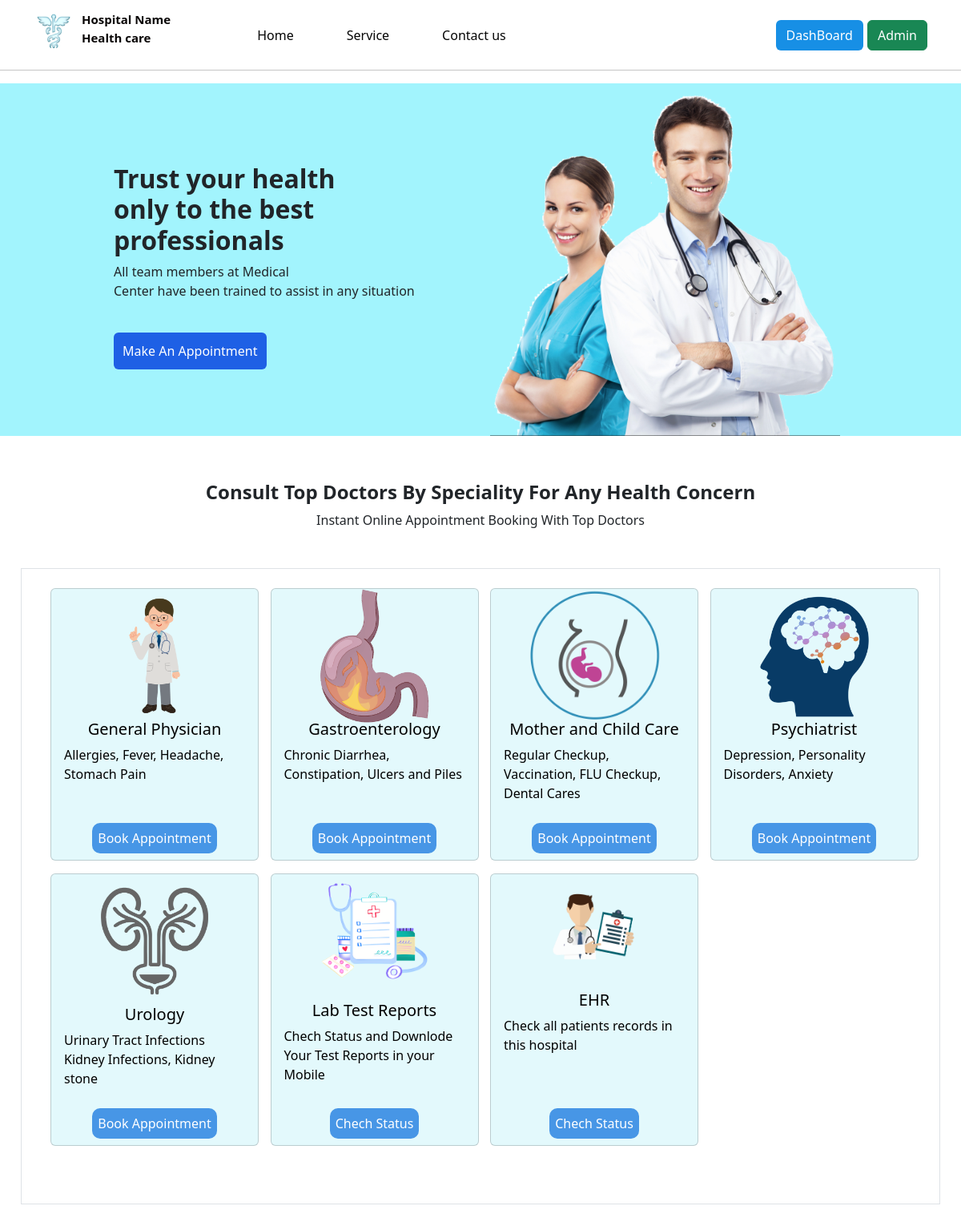
The page / on the database its author committed.
### home/models.py (models this page shows, shortened)
class Catagory(models.Model):
    type = models.CharField(max_length = 150, null=False, blank = False)
    image = models.ImageField(upload_to=getFileName,null=True,blank=True)
    description=models.TextField(max_length=500,null=False,blank=False)
    avelable=models.BooleanField(default=False,help_text="0-show,1-Hidden")
    status=models.BooleanField(default=False,help_text="0-show,1-Hidden")
    created_at=models.DateTimeField(auto_now_add=True)

### home/views.py (the view)
# urls.py: 2. Add a URL to urlpatterns:  path('', views.home, name='home')
def home(request):
    catagory=Catagory.objects.filter(status=0)
    return render(request, "index.html", {"catagory": catagory})

### home/templates/index.html (shortened to what this page needs)
<!DOCTYPE html>
<html lang="en">
<head>
    {% include 'header.html' %}
    <link href="https://unpkg.com/aos@2.3.1/dist/aos.css" rel="stylesheet">
</head>
<body>
    {% load static %}
    {% include 'navbar.html' %}
    <div id="div1">
        <div id="div1" class="container">
            <div class="row">
                <div class="col-lg-6 col-sm-6 col-6">
                    <div style="margin: 100px 0px 50px 100px;">
                        <h2 style="font-weight: bold;">Trust your health <br>
                            only to the best professionals</h2>
                        <p>All team members at Medical <br> Center have
                            been trained to assist in any situation</p>
                        <br>
                        <a href="#appoint" id="btn_mp" class="btn">Make An Appointment</a>
                    </div>
                </div>
                <div class="col-lg-6 col-sm-6 col-6">
                    <img id="img1" data-aos="fade-left" data-aos-duration="1000"  src="{% static 'img/h2.png' %}" alt="">
                </div>
            </div>
        </div>
    </div>
    <div class="mb-5">
        <div class="container p-2 mt-5">
            <div id="tc" class="text-center">
                <h4 style="font-weight: bold;">Consult Top Doctors By Speciality For Any Health Concern</h4>
                <span>Instant Online Appointment Booking With Top Doctors</span>
            </div>
            <div id="appoint" class="row mt-5 border p-4">
                {% for item in catagory %}
                <div data-aos="zoom-in" data-aos-duration="1000" data-aos-once="true" class="col-lg-3 col-md-4 mb-3">
                    <a href="{% url 'Doctors' item.type %}" id="card" class="card" style="width:260px; height: 340px; ">
                        <img class="card-img-top" src="{{item.image.url}}" alt="Card image"
                            style="width:65%; margin: 0px auto;">
                        <div class="card-body" style="margin-top: -20px;">
                            <h5 class="card-title text-center">{{item.type}}</h4>
                            <p id="cp"  class="card-text">{{item.description}}</p>
                        </div>
                        <div class="text-center">
                            <button id="cbtn" class="mb-2">Book Appointment</button>
                        </div>
                    </a>
                </div>
                {% endfor %}
                <div data-aos="zoom-in" data-aos-duration="1000" class="col-lg-3 col-md-4 mb-5">
                    <a  id="card" class="card" style="width:260px; height: 340px; ">
                        <img class="card-img-top" src="{% static 'img/lr.png' %}" alt="Card image"
                            style="width:60%; margin: 0px auto;">
                        <div class="card-body" style="margin-top: px;">
                            <h5 class="card-title text-center">Lab Test Reports</h4>
                            <p id="cp" class="card-text">Chech Status and Downlode Your Test Reports in your Mobile</p>
                        </div>
                        <div class="text-center">
                            <button id="cbtn" class="mb-2">Chech Status</button>
                        </div>
                    </a>
                </div>
                <div data-aos="zoom-in" data-aos-duration="1000" class="col-lg-3 col-md-4 mb-5">
                    <a href="{% url 'all_patient' %}" id="card" class="card" style="width:260px; height: 340px; ">
                        <img class="card-img-top" src="{% static 'img/l1.png' %}" alt="Card image"
                            style="width:60%; margin: 0px auto;">
                        <div class="card-body" style="margin-top: px;">
                            <h5 class="card-title text-center">EHR</h4>
                            <p id="cp" class="card-text">Check all patients records in this hospital</p>
                        </div>
                        <div class="text-center">
                            <button id="cbtn" class="mb-2">Chech Status</button>
                        </div>
                    </a>
                </div>
            </div>
        </div>
    </div>
</body>
</html>

### home/templates/header.html (shortened to what this page needs)
{% load static %}
<link rel="stylesheet" href="{% static 'bootstrap.min.css' %}">

### home/templates/navbar.html (shortened to what this page needs)
{% load static %}
<nav class="navbar navbar-expand-sm navbar-dark mb-3">
    <div class="container">
        <div class="navbar-brand d-flex" style="margin-right: 100px;">
            <div>
                <img id="img" src="{% static 'img/logo.png' %}" alt="">
            </div>
            <div style="margin-left: 10px;">
                <p style="font-size: 15px; font-weight: bold; color: rgb(10, 7, 7);">Hospital Name <br>Health care
                </p>
            </div>
        </div>
        <div class="collapse navbar-collapse text-center" id="collapsibleNavbar">
            <ul id="ul" class="navbar-nav me-auto">
                <li class="nav-item">
                    <a class="nav-link" href="{% url 'Home' %}">Home</a>
                </li>
                <li class="nav-item">
                    <a class="nav-link" href="#appoint">Service</a>
                </li>
                <li class="nav-item">
                    <a class="nav-link" href="#">Contact us</a>
                </li>
            </ul>
            <div>
                <a class="btn text-white" id="dashboard" style="background-color: #178fe5; color: white; margin-right: 5px;" href="{% url 'p_details' %}">DashBoard</a>
            </div>
            <div>
                <a href="{% url 'admin:index' %}" target="_blank" class="btn btn-success">Admin</a>
            </div>
        </div>
    </div>
</nav>

### home/templates/index.html (style rules this page uses)
#div1 { background-color: rgb(162, 244, 253); }
#img1 { width: 80%; }
#btn_mp { background-color: rgb(30, 96, 229); padding: 10px; color: white; }
#card { background-color: rgb(227, 249, 252); color: black; text-decoration: none; cursor: pointer; }
#cbtn { background-color: #4796e6; color: white; padding: 7px; border-radius: 10px; border: none; }
#cp { color:black; }

### home/templates/navbar.html (style rules this page uses)
#img { width: 50px; }
#ul li { margin-right: 50px; }
#ul li a { color: rgb(6, 6, 6); }
.navbar { background-color: #ffffff; color: white; border-bottom: 1px solid rgb(198, 197, 197) ; }

### rows shown on the page
Catagory: image (picture), type "General Physician", description "Allergies, Fever, Headache, Stomach Pain"
Catagory: image (picture), type "Gastroenterology", description "Chronic Diarrhea, Constipation, Ulcers and Piles"
Catagory: image (picture), type "Mother and Child Care", description "Regular Checkup, Vaccination, FLU Checkup, Dental Cares"
Catagory: image (picture), type "Psychiatrist", description "Depression, Personality Disorders, Anxiety"
Catagory: image (picture), type "Urology", description "Urinary Tract Infections Kidney Infections, Kidney stone"
